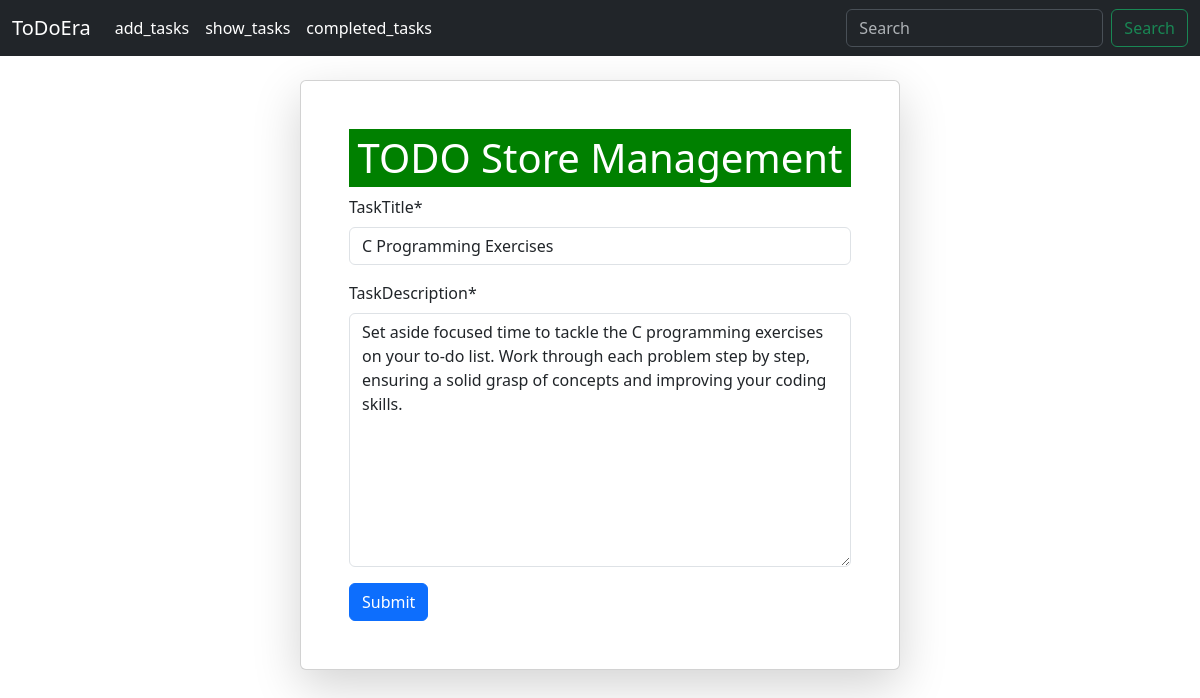
Page /edit_task/11/ on the committed database.
### List/models.py (models this page shows, shortened)
class TaskModel(models.Model):
    taskTitle = models.CharField(max_length=100)
    taskDescription = models.TextField(max_length=1000)
    is_completed = models.BooleanField(default=False)

### List/views.py (the view)
# urls.py: path('edit_task/<int:id>/', edit_task, name='edit_task'),
def edit_task(request, id):
    task = TaskModel.objects.get(pk=id)
    form = ToDoForm(instance=task)
    if request.method == 'POST':
        form = ToDoForm(request.POST, instance=task)
        if form.is_valid():
            form.save()
            return redirect('show_tasks')
    return render(request, 'add_tasks.html', {'form': form})

### List/forms.py
class ToDoForm(forms.ModelForm):
    class Meta:
        model = TaskModel
        fields = ['taskTitle', 'taskDescription']

### List/templates/add_tasks.html (shortened to what this page needs)
{% extends "home.html" %}
{% load crispy_forms_tags %}
{% block content %}
<br/>
<div style="width: 50%; margin: auto;" class="card p-5 shadow-lg">
    <h1 style="text-align: center; background-color: green; color: white; padding: 5px;">
        TODO Store Management
    </h1>
    <form style="height: 50%;" method="POST">
        {{ form|crispy }}
        <button class="btn btn-primary" type="submit">Submit</button>
    </form>
</div>
{% endblock %}

### rows in the picture
TaskModel: taskTitle "C Programming Exercises", taskDescription "Set aside focused time to tackle the C programming exercises on your to-do list. Work through each problem step by step, ensuring a solid grasp of concepts and improving your coding skills."
